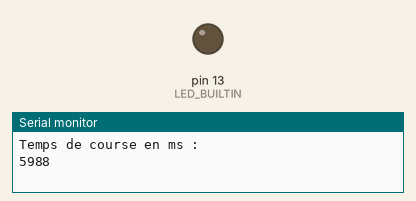
Recording of a sketch running on a simulated Arduino Uno, built with avr-gcc and run on an emulated ATmega328P. On the bench: output pins drawn as LEDs (lit = HIGH), the last lines printed to the serial monitor.

Above: at 6.4 s.
At 34.9 s:
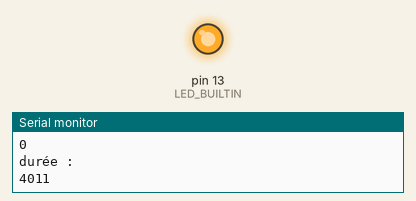
Timing chart, 0 to 37.1 s (numbered marks = the images above):
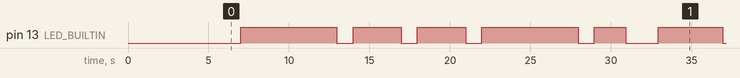

Measured:
- by itself, pin 13 (LED_BUILTIN): repeats every 24.0 s: 2 × (LOW 1.0 s, HIGH 3.0 s), LOW 1.0 s, HIGH 6.0 s, LOW 1.0 s, HIGH 2.0 s, LOW 2.0 s, HIGH 4.0 s
- by itself, everything shown: repeats every 24.0 s, in 10 steps

The sketch:

calibrage_fin_de_course.ino
```cpp
#define TENSION_SENSOR_PIN 1
#define TENSION_SENSOR_PRECISION 0.05

#define RELAY_SHUTTER_PIN 2

/**
 * Temps de course du volet.
 */
unsigned long shutterTravelTime = 0;

/**
 * Valeur courante de la course du volet roulant.
 * 0 (%) = ouvert ; 100 (%) = fermé.
 */
unsigned short int shutterTravelPercentage = 0;

/**
 * Lit la tension d'alimentatin du volet.
 * Retourne la tension en volt selon la précision du capteur.
 * FONCTION QUI SIMULE POUR LE MOMENT : TODO : implémenter la vraie fonction.
 */
float readShutterTension(float tension) {
  return tension;
}

/**
 * Initialise le temps de course du volet (en ms).
 */
unsigned long initShutterTravelTime() {
  float tension = 12.00;
  unsigned long t1;
  t1 = millis();
  while((tension = readShutterTension(tension - 0.01)) > (0+TENSION_SENSOR_PRECISION)) delay(5); // bloque tant que le volet n'est pas arrivé en fin de course
  return (millis() - t1);
}

/**
 * Ouvre ou ferme le volet selon le pourcentage en paramètre.
 * Définit si c'est une ouverture ou une fermeture.
 */
unsigned short int travelShutterFor(unsigned short int travelPercentage, unsigned long shutterTravelTimeTotal, unsigned short int currentTravelPercentage) {

  if(travelPercentage == currentTravelPercentage) return travelPercentage;
  short int deltaPercentage = currentTravelPercentage - travelPercentage;
  unsigned long travelTime = computeTravelTime(shutterTravelTimeTotal, abs(deltaPercentage));
  boolean isOpenningTravel = travelPercentage < currentTravelPercentage;
  Serial.println("isOpenning : ");
  Serial.println(isOpenningTravel);
  Serial.println("durée : ");
  Serial.println(travelTime);

  // TODO allumer l'un ou l'autre relais selon si c'est l'ouverture ou fermeture pendant x temps où x correspond au temps calculé selon le pourcentage donnée et en fonction du temps de course total.
  // Pour l'instant simulation en allumant une led
  digitalWrite(LED_BUILTIN, HIGH);
  delay(travelTime);
  digitalWrite(LED_BUILTIN, LOW);

  return travelPercentage;
}

/**
 * Calcul le temps de course selon le pourcentage de course souhaité.
 */
unsigned long computeTravelTime(unsigned long shutterTravelTimeTotal, unsigned short int percentage) {
  return (float)percentage / 100 * shutterTravelTimeTotal;
}

void setup() {
  Serial.begin(115200);
  pinMode(LED_BUILTIN, OUTPUT);

  shutterTravelTime = initShutterTravelTime();
  Serial.println("Temps de course en ms : ");
  Serial.println(shutterTravelTime);
}

/**
 * Au départ effectuer un cycle complet du volet (totalement ouvert jusqu'à totalement fermé)
 * afin de calculer le temps de course du volet.
 */
void loop() {

  delay(1000);
  // Important de mettre à jour le pourcentage d'ouverture courant pour vérifier si c'est une ouverture ou une fermeture ou si c'est déjà la valeur courante.
  shutterTravelPercentage = travelShutterFor(100, shutterTravelTime, shutterTravelPercentage);
  delay(1000);
  shutterTravelPercentage = travelShutterFor(50, shutterTravelTime, shutterTravelPercentage);
  delay(1000);
  shutterTravelPercentage = travelShutterFor(100, shutterTravelTime, shutterTravelPercentage);
  delay(1000);
  shutterTravelPercentage = travelShutterFor(0, shutterTravelTime, shutterTravelPercentage);
  delay(1000);
  shutterTravelPercentage = travelShutterFor(33, shutterTravelTime, shutterTravelPercentage);
  delay(1000);
}
```
